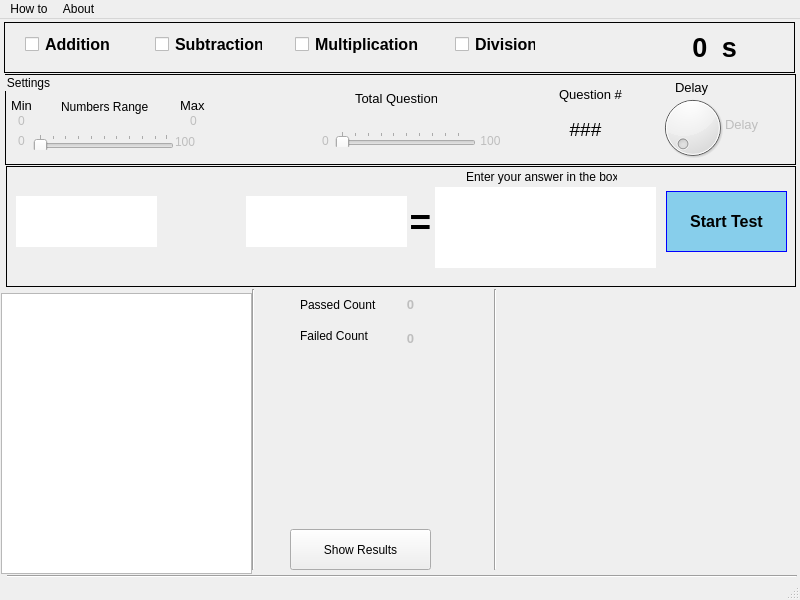
<?xml version="1.0" encoding="UTF-8"?>
<ui version="4.0">
 <class>MainWindow</class>
 <widget class="QMainWindow" name="MainWindow">
  <property name="geometry">
   <rect>
    <x>0</x>
    <y>0</y>
    <width>800</width>
    <height>600</height>
   </rect>
  </property>
  <property name="windowTitle">
   <string>Adalan</string>
  </property>
  <widget class="QWidget" name="centralwidget">
   <widget class="QFrame" name="frame">
    <property name="geometry">
     <rect>
      <x>4</x>
      <y>3</y>
      <width>791</width>
      <height>51</height>
     </rect>
    </property>
    <property name="styleSheet">
     <string notr="true">border-width: 1;border-style: solid;</string>
    </property>
    <property name="frameShape">
     <enum>QFrame::StyledPanel</enum>
    </property>
    <property name="frameShadow">
     <enum>QFrame::Raised</enum>
    </property>
    <widget class="QFrame" name="frame_2">
     <property name="geometry">
      <rect>
       <x>80</x>
       <y>60</y>
       <width>800</width>
       <height>61</height>
      </rect>
     </property>
     <property name="styleSheet">
      <string notr="true">border-width: 1;border-style: solid;</string>
     </property>
     <property name="frameShape">
      <enum>QFrame::StyledPanel</enum>
     </property>
     <property name="frameShadow">
      <enum>QFrame::Raised</enum>
     </property>
     <widget class="QCheckBox" name="checkBox_7">
      <property name="geometry">
       <rect>
        <x>10</x>
        <y>20</y>
        <width>131</width>
        <height>20</height>
       </rect>
      </property>
      <property name="font">
       <font>
        <pointsize>12</pointsize>
        <bold>true</bold>
       </font>
      </property>
      <property name="text">
       <string>Addition</string>
      </property>
     </widget>
     <widget class="QCheckBox" name="checkBox_8">
      <property name="geometry">
       <rect>
        <x>150</x>
        <y>20</y>
        <width>131</width>
        <height>20</height>
       </rect>
      </property>
      <property name="font">
       <font>
        <pointsize>12</pointsize>
        <bold>true</bold>
       </font>
      </property>
      <property name="text">
       <string>Subtraction</string>
      </property>
     </widget>
     <widget class="QCheckBox" name="checkBox_9">
      <property name="geometry">
       <rect>
        <x>300</x>
        <y>20</y>
        <width>131</width>
        <height>20</height>
       </rect>
      </property>
      <property name="font">
       <font>
        <pointsize>12</pointsize>
        <bold>true</bold>
       </font>
      </property>
      <property name="text">
       <string>Multiplication</string>
      </property>
     </widget>
     <widget class="QCheckBox" name="checkBox_10">
      <property name="geometry">
       <rect>
        <x>480</x>
        <y>20</y>
        <width>131</width>
        <height>20</height>
       </rect>
      </property>
      <property name="font">
       <font>
        <pointsize>12</pointsize>
        <bold>true</bold>
       </font>
      </property>
      <property name="text">
       <string>Division</string>
      </property>
     </widget>
     <widget class="QCheckBox" name="checkBox_11">
      <property name="geometry">
       <rect>
        <x>640</x>
        <y>20</y>
        <width>131</width>
        <height>20</height>
       </rect>
      </property>
      <property name="font">
       <font>
        <pointsize>12</pointsize>
        <bold>true</bold>
       </font>
      </property>
      <property name="text">
       <string>Random</string>
      </property>
     </widget>
    </widget>
    <widget class="QCheckBox" name="chk_div">
     <property name="geometry">
      <rect>
       <x>450</x>
       <y>10</y>
       <width>82</width>
       <height>24</height>
      </rect>
     </property>
     <property name="font">
      <font>
       <pointsize>12</pointsize>
       <bold>true</bold>
      </font>
     </property>
     <property name="text">
      <string>Division</string>
     </property>
    </widget>
    <widget class="QCheckBox" name="chk_add">
     <property name="geometry">
      <rect>
       <x>20</x>
       <y>10</y>
       <width>87</width>
       <height>24</height>
      </rect>
     </property>
     <property name="font">
      <font>
       <pointsize>12</pointsize>
       <bold>true</bold>
      </font>
     </property>
     <property name="text">
      <string>Addition</string>
     </property>
    </widget>
    <widget class="QCheckBox" name="chk_sub">
     <property name="geometry">
      <rect>
       <x>150</x>
       <y>10</y>
       <width>109</width>
       <height>24</height>
      </rect>
     </property>
     <property name="font">
      <font>
       <pointsize>12</pointsize>
       <bold>true</bold>
      </font>
     </property>
     <property name="text">
      <string>Subtraction</string>
     </property>
    </widget>
    <widget class="QCheckBox" name="chk_mul">
     <property name="geometry">
      <rect>
       <x>290</x>
       <y>10</y>
       <width>127</width>
       <height>24</height>
      </rect>
     </property>
     <property name="font">
      <font>
       <pointsize>12</pointsize>
       <bold>true</bold>
      </font>
     </property>
     <property name="text">
      <string>Multiplication</string>
     </property>
    </widget>
    <widget class="QLabel" name="lbl_timer">
     <property name="geometry">
      <rect>
       <x>620</x>
       <y>10</y>
       <width>91</width>
       <height>31</height>
      </rect>
     </property>
     <property name="font">
      <font>
       <pointsize>20</pointsize>
       <bold>true</bold>
      </font>
     </property>
     <property name="styleSheet">
      <string notr="true">border:0px</string>
     </property>
     <property name="text">
      <string>0 </string>
     </property>
     <property name="alignment">
      <set>Qt::AlignRight|Qt::AlignTrailing|Qt::AlignVCenter</set>
     </property>
    </widget>
    <widget class="QLabel" name="lbl_timer_2">
     <property name="geometry">
      <rect>
       <x>710</x>
       <y>10</y>
       <width>31</width>
       <height>31</height>
      </rect>
     </property>
     <property name="font">
      <font>
       <pointsize>20</pointsize>
       <bold>true</bold>
      </font>
     </property>
     <property name="styleSheet">
      <string notr="true">border:0px</string>
     </property>
     <property name="text">
      <string>s</string>
     </property>
     <property name="alignment">
      <set>Qt::AlignCenter</set>
     </property>
    </widget>
   </widget>
   <widget class="QFrame" name="frame_3">
    <property name="geometry">
     <rect>
      <x>6</x>
      <y>147</y>
      <width>790</width>
      <height>121</height>
     </rect>
    </property>
    <property name="styleSheet">
     <string notr="true">border-width: 1;border-style: solid;</string>
    </property>
    <property name="frameShape">
     <enum>QFrame::StyledPanel</enum>
    </property>
    <property name="frameShadow">
     <enum>QFrame::Raised</enum>
    </property>
    <widget class="QLabel" name="lbl_operator">
     <property name="enabled">
      <bool>false</bool>
     </property>
     <property name="geometry">
      <rect>
       <x>155</x>
       <y>20</y>
       <width>81</width>
       <height>71</height>
      </rect>
     </property>
     <property name="font">
      <font>
       <pointsize>16</pointsize>
       <bold>true</bold>
      </font>
     </property>
     <property name="styleSheet">
      <string notr="true">border:0px;</string>
     </property>
     <property name="text">
      <string/>
     </property>
     <property name="alignment">
      <set>Qt::AlignCenter</set>
     </property>
    </widget>
    <widget class="QLabel" name="lbl_equal">
     <property name="geometry">
      <rect>
       <x>400</x>
       <y>30</y>
       <width>29</width>
       <height>52</height>
      </rect>
     </property>
     <property name="font">
      <font>
       <pointsize>28</pointsize>
       <bold>true</bold>
      </font>
     </property>
     <property name="styleSheet">
      <string notr="true">border:0;</string>
     </property>
     <property name="text">
      <string>=</string>
     </property>
     <property name="alignment">
      <set>Qt::AlignCenter</set>
     </property>
    </widget>
    <widget class="QLineEdit" name="inp_1">
     <property name="enabled">
      <bool>false</bool>
     </property>
     <property name="geometry">
      <rect>
       <x>10</x>
       <y>30</y>
       <width>141</width>
       <height>51</height>
      </rect>
     </property>
     <property name="font">
      <font>
       <pointsize>20</pointsize>
       <bold>true</bold>
      </font>
     </property>
     <property name="cursor">
      <cursorShape>ArrowCursor</cursorShape>
     </property>
     <property name="styleSheet">
      <string notr="true">border:0px;</string>
     </property>
     <property name="text">
      <string/>
     </property>
     <property name="alignment">
      <set>Qt::AlignCenter</set>
     </property>
     <property name="readOnly">
      <bool>true</bool>
     </property>
    </widget>
    <widget class="QLineEdit" name="inp_2">
     <property name="enabled">
      <bool>false</bool>
     </property>
     <property name="geometry">
      <rect>
       <x>240</x>
       <y>30</y>
       <width>161</width>
       <height>51</height>
      </rect>
     </property>
     <property name="font">
      <font>
       <pointsize>20</pointsize>
       <bold>true</bold>
      </font>
     </property>
     <property name="cursor">
      <cursorShape>ArrowCursor</cursorShape>
     </property>
     <property name="styleSheet">
      <string notr="true">border:0px;</string>
     </property>
     <property name="text">
      <string/>
     </property>
     <property name="alignment">
      <set>Qt::AlignCenter</set>
     </property>
    </widget>
    <widget class="QLineEdit" name="inp_result">
     <property name="enabled">
      <bool>true</bool>
     </property>
     <property name="geometry">
      <rect>
       <x>429</x>
       <y>21</y>
       <width>221</width>
       <height>81</height>
      </rect>
     </property>
     <property name="font">
      <font>
       <pointsize>16</pointsize>
       <bold>true</bold>
      </font>
     </property>
     <property name="cursor">
      <cursorShape>ArrowCursor</cursorShape>
     </property>
     <property name="styleSheet">
      <string notr="true">border:0px;</string>
     </property>
     <property name="text">
      <string/>
     </property>
     <property name="alignment">
      <set>Qt::AlignCenter</set>
     </property>
    </widget>
    <widget class="QPushButton" name="btn_start">
     <property name="enabled">
      <bool>true</bool>
     </property>
     <property name="geometry">
      <rect>
       <x>660</x>
       <y>25</y>
       <width>121</width>
       <height>61</height>
      </rect>
     </property>
     <property name="font">
      <font>
       <pointsize>12</pointsize>
       <bold>true</bold>
      </font>
     </property>
     <property name="styleSheet">
      <string notr="true">border :1px solid ;
background: skyblue;
border-top-color : blue; 
border-left-color :blue;
border-right-color :blue;
border-bottom-color : blue

</string>
     </property>
     <property name="text">
      <string>Start Test</string>
     </property>
     <property name="default">
      <bool>true</bool>
     </property>
    </widget>
    <widget class="QLabel" name="lbl_ans_hint">
     <property name="geometry">
      <rect>
       <x>460</x>
       <y>0</y>
       <width>151</width>
       <height>21</height>
      </rect>
     </property>
     <property name="styleSheet">
      <string notr="true">border:0px;</string>
     </property>
     <property name="text">
      <string>Enter your answer in the box</string>
     </property>
    </widget>
   </widget>
   <widget class="QGroupBox" name="groupBox">
    <property name="geometry">
     <rect>
      <x>5</x>
      <y>55</y>
      <width>791</width>
      <height>91</height>
     </rect>
    </property>
    <property name="styleSheet">
     <string notr="true">border-width: 1;border-style: solid;</string>
    </property>
    <property name="title">
     <string>Settings</string>
    </property>
    <widget class="QSlider" name="int_range">
     <property name="geometry">
      <rect>
       <x>28</x>
       <y>60</y>
       <width>141</width>
       <height>16</height>
      </rect>
     </property>
     <property name="orientation">
      <enum>Qt::Horizontal</enum>
     </property>
     <property name="tickPosition">
      <enum>QSlider::TicksAbove</enum>
     </property>
    </widget>
    <widget class="QLabel" name="lbl_lower_limit">
     <property name="enabled">
      <bool>false</bool>
     </property>
     <property name="geometry">
      <rect>
       <x>1</x>
       <y>37</y>
       <width>31</width>
       <height>20</height>
      </rect>
     </property>
     <property name="styleSheet">
      <string notr="true">border: 0;</string>
     </property>
     <property name="text">
      <string>0</string>
     </property>
     <property name="alignment">
      <set>Qt::AlignCenter</set>
     </property>
    </widget>
    <widget class="QLabel" name="lbl_upper_limt">
     <property name="enabled">
      <bool>false</bool>
     </property>
     <property name="geometry">
      <rect>
       <x>158</x>
       <y>39</y>
       <width>61</width>
       <height>16</height>
      </rect>
     </property>
     <property name="styleSheet">
      <string notr="true">border: 0;</string>
     </property>
     <property name="frameShape">
      <enum>QFrame::NoFrame</enum>
     </property>
     <property name="text">
      <string>0</string>
     </property>
     <property name="alignment">
      <set>Qt::AlignCenter</set>
     </property>
    </widget>
    <widget class="QLabel" name="label">
     <property name="geometry">
      <rect>
       <x>350</x>
       <y>17</y>
       <width>82</width>
       <height>15</height>
      </rect>
     </property>
     <property name="font">
      <font>
       <pointsize>10</pointsize>
      </font>
     </property>
     <property name="styleSheet">
      <string notr="true">border:0px</string>
     </property>
     <property name="text">
      <string>Total Questions</string>
     </property>
    </widget>
    <widget class="QLabel" name="label_2">
     <property name="geometry">
      <rect>
       <x>6</x>
       <y>23</y>
       <width>31</width>
       <height>16</height>
      </rect>
     </property>
     <property name="font">
      <font>
       <pointsize>10</pointsize>
      </font>
     </property>
     <property name="styleSheet">
      <string notr="true">border:0px</string>
     </property>
     <property name="text">
      <string>Min</string>
     </property>
    </widget>
    <widget class="QLabel" name="label_5">
     <property name="geometry">
      <rect>
       <x>175</x>
       <y>23</y>
       <width>31</width>
       <height>16</height>
      </rect>
     </property>
     <property name="font">
      <font>
       <pointsize>10</pointsize>
      </font>
     </property>
     <property name="styleSheet">
      <string notr="true">border:0px</string>
     </property>
     <property name="text">
      <string>Max</string>
     </property>
    </widget>
    <widget class="QLabel" name="label_8">
     <property name="geometry">
      <rect>
       <x>56</x>
       <y>23</y>
       <width>101</width>
       <height>20</height>
      </rect>
     </property>
     <property name="styleSheet">
      <string notr="true">border:0px</string>
     </property>
     <property name="text">
      <string>Numbers Range</string>
     </property>
    </widget>
    <widget class="QSlider" name="inp_total_question">
     <property name="geometry">
      <rect>
       <x>330</x>
       <y>57</y>
       <width>141</width>
       <height>16</height>
      </rect>
     </property>
     <property name="minimum">
      <number>1</number>
     </property>
     <property name="orientation">
      <enum>Qt::Horizontal</enum>
     </property>
     <property name="tickPosition">
      <enum>QSlider::TicksAbove</enum>
     </property>
    </widget>
    <widget class="QLabel" name="lbl_total_ques_lower">
     <property name="enabled">
      <bool>false</bool>
     </property>
     <property name="geometry">
      <rect>
       <x>310</x>
       <y>57</y>
       <width>21</width>
       <height>20</height>
      </rect>
     </property>
     <property name="styleSheet">
      <string notr="true">border: 0;</string>
     </property>
     <property name="text">
      <string>0</string>
     </property>
     <property name="alignment">
      <set>Qt::AlignCenter</set>
     </property>
    </widget>
    <widget class="QLabel" name="lbl_total_ques_upper">
     <property name="enabled">
      <bool>false</bool>
     </property>
     <property name="geometry">
      <rect>
       <x>470</x>
       <y>57</y>
       <width>31</width>
       <height>20</height>
      </rect>
     </property>
     <property name="styleSheet">
      <string notr="true">border: 0;</string>
     </property>
     <property name="text">
      <string>100</string>
     </property>
     <property name="alignment">
      <set>Qt::AlignCenter</set>
     </property>
    </widget>
    <widget class="QLabel" name="lbl_delay">
     <property name="enabled">
      <bool>false</bool>
     </property>
     <property name="geometry">
      <rect>
       <x>720</x>
       <y>40</y>
       <width>70</width>
       <height>20</height>
      </rect>
     </property>
     <property name="font">
      <font>
       <pointsize>10</pointsize>
      </font>
     </property>
     <property name="styleSheet">
      <string notr="true">border:0px</string>
     </property>
     <property name="text">
      <string>Delay</string>
     </property>
    </widget>
    <widget class="QLabel" name="label_3">
     <property name="geometry">
      <rect>
       <x>670</x>
       <y>4</y>
       <width>40</width>
       <height>18</height>
      </rect>
     </property>
     <property name="font">
      <font>
       <pointsize>10</pointsize>
      </font>
     </property>
     <property name="styleSheet">
      <string notr="true">border:0px</string>
     </property>
     <property name="text">
      <string>Delay</string>
     </property>
    </widget>
    <widget class="QDial" name="dial_delay">
     <property name="geometry">
      <rect>
       <x>643</x>
       <y>18</y>
       <width>89</width>
       <height>71</height>
      </rect>
     </property>
     <property name="minimum">
      <number>1</number>
     </property>
     <property name="maximum">
      <number>60</number>
     </property>
     <property name="pageStep">
      <number>10</number>
     </property>
    </widget>
    <widget class="QLabel" name="lbl_ques_cnt">
     <property name="geometry">
      <rect>
       <x>560</x>
       <y>40</y>
       <width>41</width>
       <height>31</height>
      </rect>
     </property>
     <property name="font">
      <font>
       <pointsize>14</pointsize>
       <bold>false</bold>
      </font>
     </property>
     <property name="styleSheet">
      <string notr="true">border:0px</string>
     </property>
     <property name="text">
      <string>###</string>
     </property>
     <property name="textFormat">
      <enum>Qt::PlainText</enum>
     </property>
     <property name="alignment">
      <set>Qt::AlignCenter</set>
     </property>
    </widget>
    <widget class="QLabel" name="lbl_ques_cnt_2">
     <property name="geometry">
      <rect>
       <x>540</x>
       <y>10</y>
       <width>91</width>
       <height>21</height>
      </rect>
     </property>
     <property name="font">
      <font>
       <pointsize>10</pointsize>
       <bold>false</bold>
      </font>
     </property>
     <property name="styleSheet">
      <string notr="true">border:0px</string>
     </property>
     <property name="text">
      <string>Question #</string>
     </property>
     <property name="textFormat">
      <enum>Qt::PlainText</enum>
     </property>
     <property name="alignment">
      <set>Qt::AlignCenter</set>
     </property>
    </widget>
    <widget class="QLabel" name="label_9">
     <property name="enabled">
      <bool>false</bool>
     </property>
     <property name="geometry">
      <rect>
       <x>13</x>
       <y>59</y>
       <width>7</width>
       <height>16</height>
      </rect>
     </property>
     <property name="styleSheet">
      <string notr="true">border: 0;</string>
     </property>
     <property name="text">
      <string>0</string>
     </property>
    </widget>
    <widget class="QLabel" name="label_10">
     <property name="enabled">
      <bool>false</bool>
     </property>
     <property name="geometry">
      <rect>
       <x>170</x>
       <y>60</y>
       <width>21</width>
       <height>16</height>
      </rect>
     </property>
     <property name="styleSheet">
      <string notr="true">border: 0;</string>
     </property>
     <property name="text">
      <string>100</string>
     </property>
    </widget>
   </widget>
   <widget class="QLabel" name="lbl_passed_cnt">
    <property name="enabled">
     <bool>false</bool>
    </property>
    <property name="geometry">
     <rect>
      <x>380</x>
      <y>270</y>
      <width>61</width>
      <height>31</height>
     </rect>
    </property>
    <property name="font">
     <font>
      <pointsize>10</pointsize>
      <bold>true</bold>
     </font>
    </property>
    <property name="text">
     <string>0</string>
    </property>
    <property name="alignment">
     <set>Qt::AlignCenter</set>
    </property>
   </widget>
   <widget class="QLabel" name="label_6">
    <property name="geometry">
     <rect>
      <x>300</x>
      <y>278</y>
      <width>81</width>
      <height>16</height>
     </rect>
    </property>
    <property name="text">
     <string>Passed Count</string>
    </property>
   </widget>
   <widget class="QLabel" name="lbl_failed_cnt">
    <property name="enabled">
     <bool>false</bool>
    </property>
    <property name="geometry">
     <rect>
      <x>390</x>
      <y>310</y>
      <width>41</width>
      <height>18</height>
     </rect>
    </property>
    <property name="font">
     <font>
      <pointsize>10</pointsize>
      <bold>true</bold>
     </font>
    </property>
    <property name="text">
     <string>0</string>
    </property>
    <property name="alignment">
     <set>Qt::AlignCenter</set>
    </property>
   </widget>
   <widget class="QLabel" name="label_7">
    <property name="geometry">
     <rect>
      <x>300</x>
      <y>309</y>
      <width>81</width>
      <height>16</height>
     </rect>
    </property>
    <property name="text">
     <string>Failed Count</string>
    </property>
   </widget>
   <widget class="QPlainTextEdit" name="txt_errors">
    <property name="geometry">
     <rect>
      <x>1</x>
      <y>274</y>
      <width>251</width>
      <height>281</height>
     </rect>
    </property>
    <property name="font">
     <font>
      <pointsize>12</pointsize>
      <bold>false</bold>
     </font>
    </property>
   </widget>
   <widget class="Line" name="line">
    <property name="geometry">
     <rect>
      <x>243</x>
      <y>270</y>
      <width>20</width>
      <height>281</height>
     </rect>
    </property>
    <property name="orientation">
     <enum>Qt::Vertical</enum>
    </property>
   </widget>
   <widget class="Line" name="line_3">
    <property name="geometry">
     <rect>
      <x>7</x>
      <y>547</y>
      <width>790</width>
      <height>20</height>
     </rect>
    </property>
    <property name="orientation">
     <enum>Qt::Horizontal</enum>
    </property>
   </widget>
   <widget class="QLabel" name="lbl_disp">
    <property name="geometry">
     <rect>
      <x>496</x>
      <y>268</y>
      <width>300</width>
      <height>290</height>
     </rect>
    </property>
    <property name="styleSheet">
     <string notr="true"/>
    </property>
    <property name="text">
     <string/>
    </property>
   </widget>
   <widget class="Line" name="line_2">
    <property name="geometry">
     <rect>
      <x>480</x>
      <y>270</y>
      <width>30</width>
      <height>281</height>
     </rect>
    </property>
    <property name="orientation">
     <enum>Qt::Vertical</enum>
    </property>
   </widget>
   <widget class="QPushButton" name="brn_show_result">
    <property name="geometry">
     <rect>
      <x>290</x>
      <y>510</y>
      <width>141</width>
      <height>41</height>
     </rect>
    </property>
    <property name="text">
     <string>Show Results</string>
    </property>
   </widget>
   <widget class="QLabel" name="lbl_completion_status">
    <property name="geometry">
     <rect>
      <x>258</x>
      <y>450</y>
      <width>231</width>
      <height>51</height>
     </rect>
    </property>
    <property name="font">
     <font>
      <pointsize>12</pointsize>
     </font>
    </property>
    <property name="text">
     <string/>
    </property>
    <property name="alignment">
     <set>Qt::AlignCenter</set>
    </property>
   </widget>
   <widget class="QLabel" name="lbl_ans_status">
    <property name="geometry">
     <rect>
      <x>262</x>
      <y>360</y>
      <width>221</width>
      <height>61</height>
     </rect>
    </property>
    <property name="font">
     <font>
      <pointsize>14</pointsize>
     </font>
    </property>
    <property name="text">
     <string/>
    </property>
    <property name="alignment">
     <set>Qt::AlignCenter</set>
    </property>
   </widget>
  </widget>
  <widget class="QMenuBar" name="menubar">
   <property name="geometry">
    <rect>
     <x>0</x>
     <y>0</y>
     <width>800</width>
     <height>22</height>
    </rect>
   </property>
   <widget class="QMenu" name="menuHow_to">
    <property name="title">
     <string>How to</string>
    </property>
    <addaction name="menu_howto"/>
   </widget>
   <widget class="QMenu" name="menuAbout">
    <property name="title">
     <string>About</string>
    </property>
    <addaction name="menu_about"/>
    <addaction name="menu_req"/>
   </widget>
   <addaction name="menuHow_to"/>
   <addaction name="menuAbout"/>
  </widget>
  <widget class="QStatusBar" name="statusbar"/>
  <action name="menu_howto">
   <property name="text">
    <string>How to use the app</string>
   </property>
  </action>
  <action name="menu_about">
   <property name="text">
    <string>About Adalan</string>
   </property>
  </action>
  <action name="menu_req">
   <property name="text">
    <string>Requirements</string>
   </property>
  </action>
 </widget>
 <resources/>
 <connections/>
</ui>
